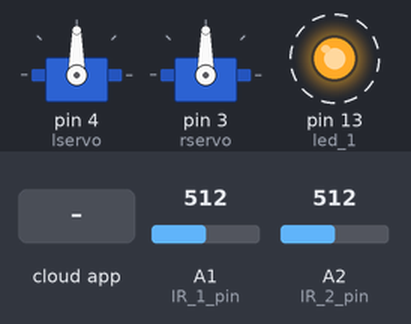
A sketch run on a simulated Arduino Uno, built with avr-gcc and run on an emulated ATmega328P. Shown: 2 × servo, output pins drawn as LEDs (lit = HIGH). Dashed ring = blinking. The inputs (shaded band) are chosen by the test bench; at power-on: A1 (IR_1_pin) = 512, A2 (IR_2_pin) = 512. The ROS host is connected and sends only what is stated.

Above: at 1.2 s.
1.3 s: the phone or cloud app sets blink_rate to 0
4.3 s: the phone or cloud app sets linear.x to -100
At 5.88 s:
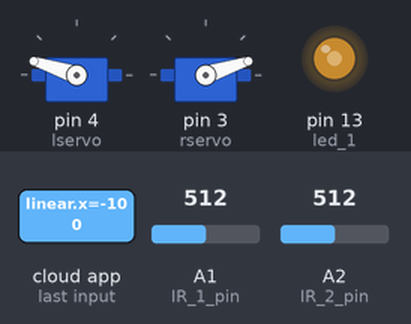
7.3 s: the phone or cloud app sets angular.z to -100
At 7.43 s:
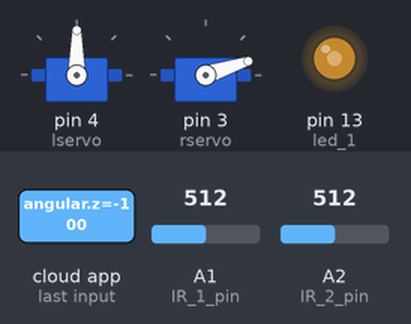
10.3 s: the phone or cloud app sets linear.x to 0
At 12.05 s:
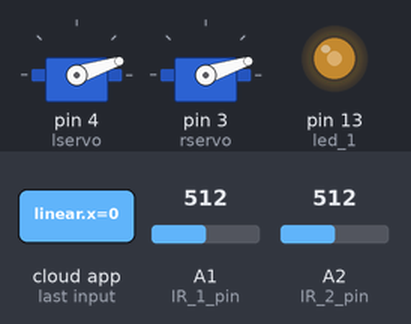
13.3 s: the phone or cloud app sets angular.z to 100
At 14.6 s:
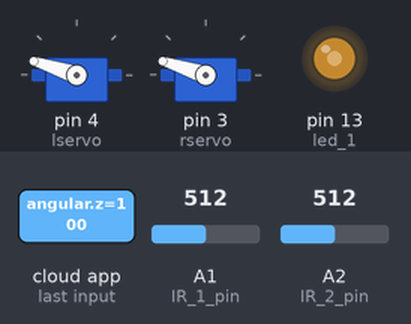
16.3 s: the phone or cloud app sets blink_rate to 45
Timing chart, 0 to 20.3 s (numbered marks = the images above; inputs shaded):
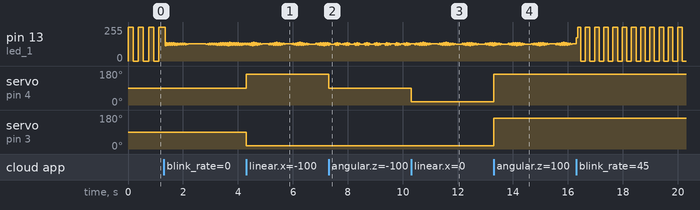

Measured:
- after the input at 4.3 s, servo on pin 4 (lservo): 90° → 162° at once; servo on pin 3 (rservo): 90° → 18° at once
- after the input at 7.3 s, servo on pin 4 (lservo): 162° → 90° at once
- after the input at 10.3 s, servo on pin 4 (lservo): 90° → 18° at once
- after the input at 13.3 s, servo on pin 4 (lservo), servo on pin 3 (rservo): 18° → 162° at once
- by itself, pin 13 (led_1): moves between 0/255 and 255/255, repeating every 0.67 s

The sketch:

rover_serial_ros.ino
```cpp
#include <ArduinoHardware.h>
#include <Servo.h>
/* rover communication code
Uses Rosserial to communicate with a computer running ros
*/

#include "rover.h" //my library for controlling the rover

#include <ros.h>
#include <std_msgs/Int16MultiArray.h>
#include <std_msgs/Int16.h>
#include <geometry_msgs/Twist.h>

ros::NodeHandle nh;

std_msgs::Int16MultiArray ir;
ros::Publisher ir_sensors("ir_sensors", &ir);

float vel;
float turn;
int flash_rate=50;
bool got_msg = false;

Rover rover; // initialize rover with motor pins
Servo lservo;
Servo rservo;
int cmds[2]={90,90};

void cmd_vel_cb( const geometry_msgs::Twist& cmd_vel ) {
  vel = cmd_vel.linear.x;
  turn = cmd_vel.angular.z;
  rover.send_cmd(vel, turn, cmds);
}
ros::Subscriber<geometry_msgs::Twist> cmd("cmd_vel", &cmd_vel_cb );

void blink_cb(const std_msgs::Int16& blinkRate ){
  flash_rate = blinkRate.data;
}
ros::Subscriber<std_msgs::Int16> flash("blink_rate", &blink_cb);


bool light=false; // led on/off
int count = flash_rate; // blink time (in loop cycles)

const int led_1 = 13;

const int kill_pin = 2;
bool kill = LOW;

const int IR_1_pin = A1;
const int IR_2_pin = A2;
int IR_1;
int IR_2;


void setup() {
  lservo.attach(4);
  rservo.attach(3);
  // runs once at the beginning of the script
  nh.getHardware()->setBaud(57600);
  nh.initNode();
  nh.advertise(ir_sensors);
  nh.subscribe(cmd);
  nh.subscribe(flash);

  ir.data = (int16_t*) malloc(3);
  ir.data_length = 2;

  pinMode(led_1, OUTPUT); // setup pin 12 as an output for the led
  //pinMode(IR_1_pin, INPUT);
  //pinMode(kill_pin, INPUT_PULLUP);
}

void loop() {
  // runs continuously

  //kill = digitalRead(kill_pin);

  if (count > flash_rate){ //if count is high enough, toggle the led
    count = 0; //reset count
    light = !light; // toggle led variable
    digitalWrite(led_1, light); // write to led
  }

  if (kill){
    lservo.write(90);
    rservo.write(90);
  }
  else{
    lservo.write(cmds[0]);
    rservo.write(cmds[1]);
  }

  IR_1 = analogRead(IR_1_pin);
  IR_2 = analogRead(IR_2_pin);
  ir.data[0] = IR_1;
  ir.data[1] = IR_2;
  ir_sensors.publish( &ir );

  nh.spinOnce();
  delay(2); // delay for stability
  count++; // increment count
}
```

rover.h
```cpp
#import <Arduino.h>

class Motor {
  int vel;
  bool invert=false;

public:
  int cmd(float cmd_vel) {
    if (cmd_vel > 0.8) cmd_vel = 0.8;
    if (cmd_vel < -0.8) cmd_vel = -0.8;
    vel = 90 + cmd_vel*90;
    if (invert) vel = 180-vel;
    return int(vel);
  }
  void reverse() {
    invert=!invert;
  }
};

class Rover {
  float right_vel;
  float left_vel;
  Motor left_motor;
  Motor right_motor;
public:
  Rover(){
    left_motor.reverse();
  }
  void send_cmd(float vel, float turn, int* cmds){
    right_vel = vel+turn;
    left_vel = vel - turn;
    cmds[0] = left_motor.cmd(left_vel);
    cmds[1] = right_motor.cmd(right_vel);
  }
};
```
